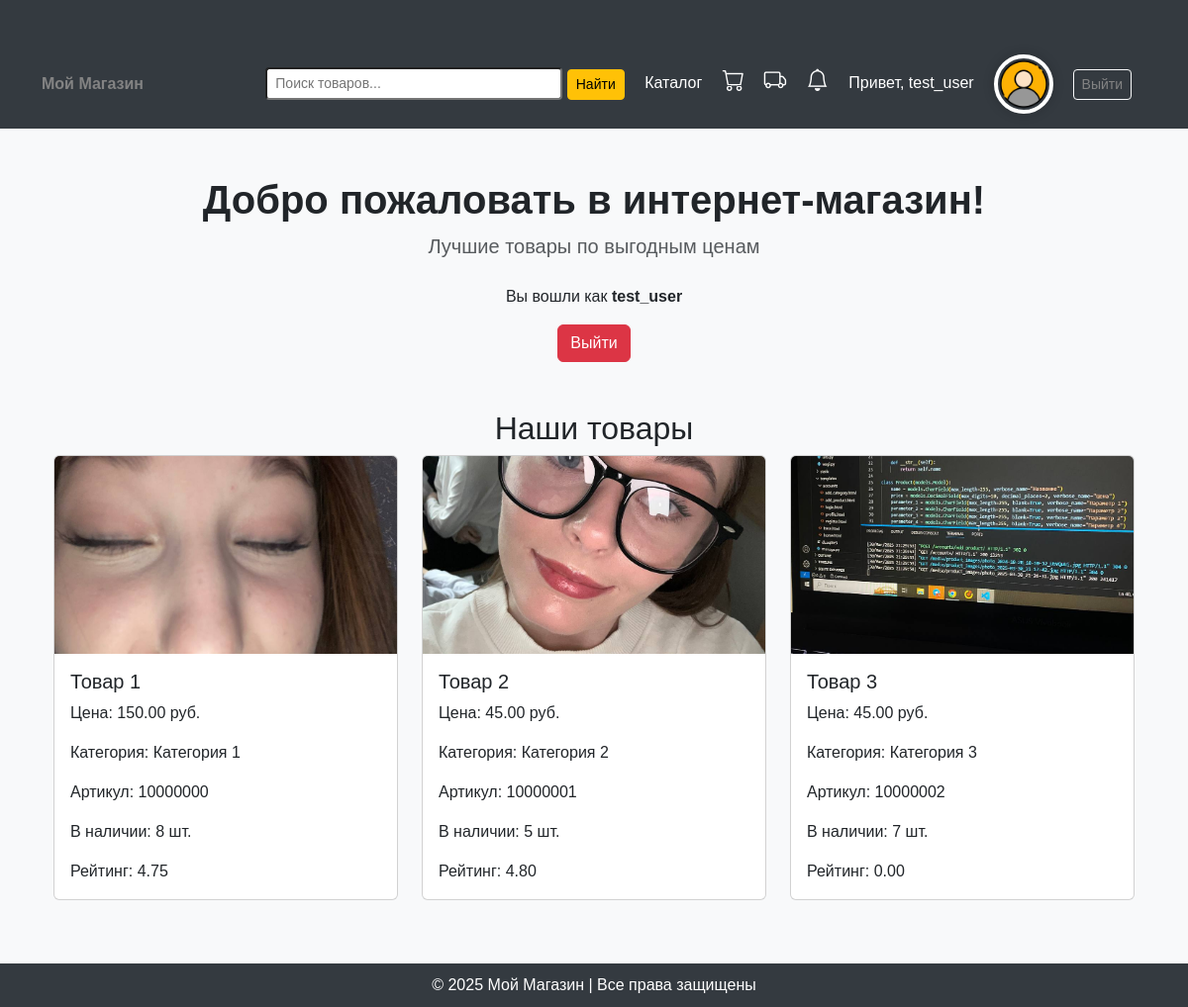
The page / (signed in) on the database as committed earlier.
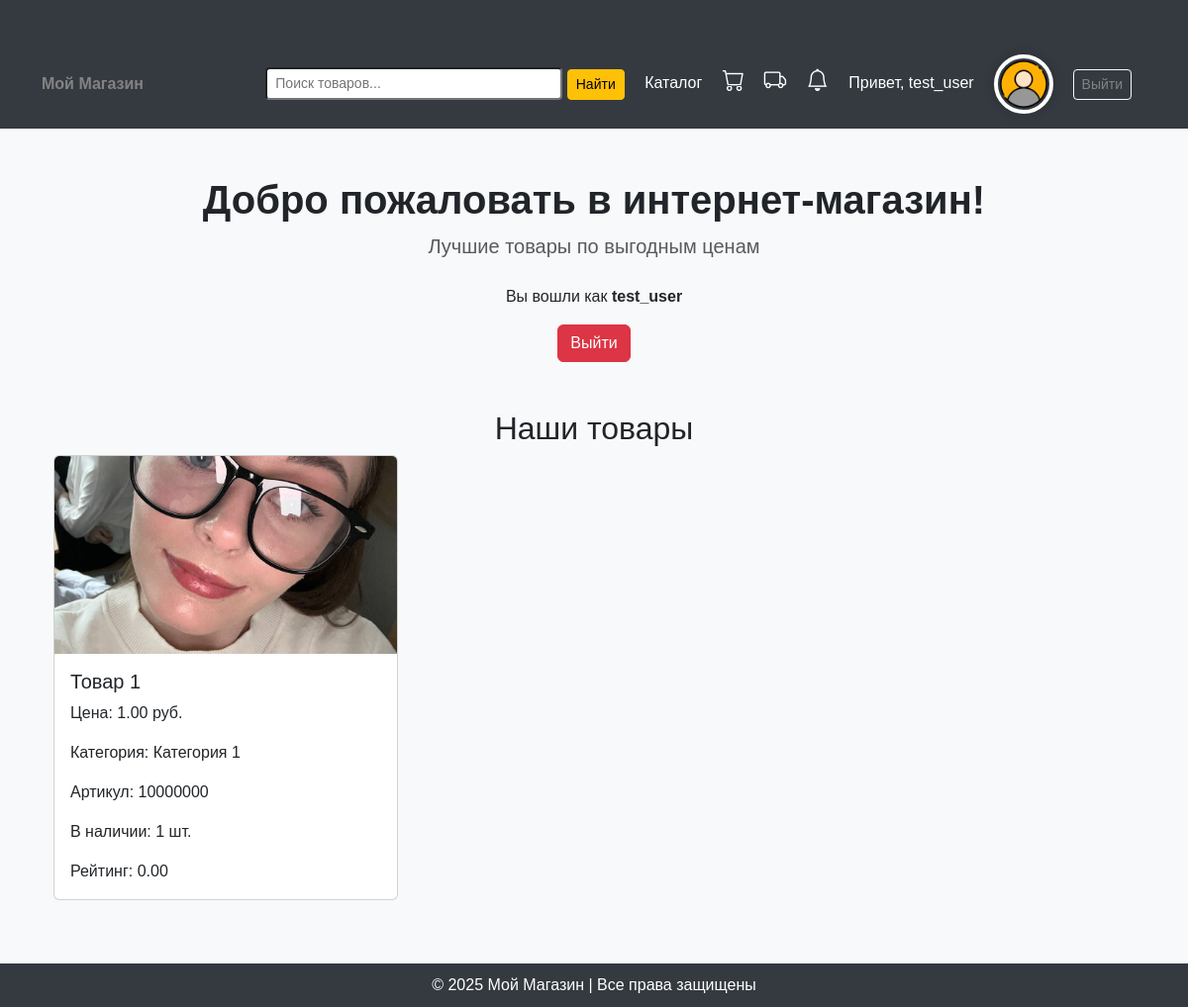
The same page on the database as committed later.
### accounts/models.py (models this page shows, shortened)
class Product(models.Model):
    name = models.CharField(max_length=255, verbose_name="Название")
    price = models.DecimalField(max_digits=10, decimal_places=2, verbose_name="Цена")
    parameter_1 = models.CharField(max_length=255, blank=True, verbose_name="Параметр 1")
    parameter_2 = models.CharField(max_length=255, blank=True, verbose_name="Параметр 2")
    parameter_3 = models.CharField(max_length=255, blank=True, verbose_name="Параметр 3")
    parameter_4 = models.CharField(max_length=255, blank=True, verbose_name="Параметр 4")
    parameter_5 = models.CharField(max_length=255, blank=True, verbose_name="Параметр 5")
    category = models.ForeignKey(Category, on_delete=models.CASCADE, verbose_name="Категория")
    subcategory = models.ForeignKey(Subcategory, on_delete=models.SET_NULL, blank=True, null=True, verbose_name="Подкатегория")  # <-- Добавили
    sku = models.CharField(max_length=50, unique=True, verbose_name="Артикул", blank=True)
    image = models.ImageField(upload_to="product_images/", blank=True, null=True, verbose_name="Изображение")
    description = models.TextField(blank=True, null=True, verbose_name="Описание")
    stock_quantity = models.PositiveIntegerField(default=0, verbose_name="Количество в наличии")
    average_rating = models.DecimalField(max_digits=3, decimal_places=2, default=0.00)

class Category(models.Model):
    name = models.CharField(max_length=255, unique=True, verbose_name="Название категории")

### accounts/views.py (the view)
# urls.py: path('', views.home, name='home'),
def home(request):
    products = Product.objects.all()
    return render(request, 'home.html', {'products': products})

### accounts/context_processors.py (called while the page is built)
def notification_counter(request):
    if request.user.is_authenticated:
        count = Notification.objects.filter(user=request.user, is_read=False).count()
        return {'unread_notifications_count': count}
    return {}

### templates/home.html
{% extends "base.html" %}
{% block content %}
<div class="text-center mt-5">
    <h1 class="fw-bold">Добро пожаловать в интернет-магазин!</h1>
    <p class="lead text-muted">Лучшие товары по выгодным ценам</p>
    {% if user.is_authenticated %}
    <p class="mt-4">Вы вошли как <strong>{{ user.username }}</strong></p>
    {% if user.is_superuser %}
    <div class="d-flex flex-column align-items-center mt-3 gap-2">
        <a href="{% url 'add_product' %}" class="btn btn-success">Добавить товар</a>
        <a href="{% url 'add_category' %}" class="btn btn-success">Добавить категорию</a>
        <a href="{% url 'users_list' %}" class="btn btn-success">Активность пользователей</a>
        <a href="{% url 'add_pickup_point' %}" class="btn btn-success">Добавить ПВЗ</a>
        <a href="{% url 'view_orders' %}" class="btn btn-success">Просмотр заказов</a>
        <a href="{% url 'user_info' %}" class="btn btn-success">Просмотр информации о пользователях</a>
    </div>
    {% else %}
    <a href="{% url 'logout' %}" class="btn btn-danger">Выйти</a>
    {% endif %}
    {% else %}
    <p class="mt-4">Вы не авторизованы.</p>
    <a href="{% url 'login' %}" class="btn btn-primary me-2">Войти</a>
    <a href="{% url 'register' %}" class="btn btn-outline-secondary">Регистрация</a>
    {% endif %}
</div>
<div class="container mt-5">
    <h2 class="text-center">Наши товары</h2>
    <div class="row">
        {% for product in products %}
        {% include 'includes/product_card.html' %}
        {% empty %}
        <p class="text-center">Товары не найдены.</p>
        {% endfor %}
    </div>
</div>
{% endblock %}

### templates/includes/product_card.html (shortened to what this page needs)
<div class="col-md-4 mb-4">
    <a href="{% url 'product_detail' product.id %}" class="text-decoration-none text-dark">
        <div class="card">
            {% if product.image %}
            <img src="{{ product.image.url }}" class="card-img-top" alt="{{ product.name }}"
                 style="object-fit: cover; height: 200px;">
            {% else %}
            <img src="https://via.placeholder.com/300x200" class="card-img-top" alt="No Image Available"
                 style="object-fit: cover; height: 200px;">
            {% endif %}
            <div class="card-body">
                <h5 class="card-title">{{ product.name }}</h5>
                <p class="card-text">Цена: {{ product.price }} руб.</p>
                <p class="card-text">Категория: {{ product.category.name }}</p>
                <p class="card-text">Артикул: {{ product.sku }}</p>
                <p class="card-text">В наличии: {{ product.stock_quantity }} шт.</p>
                <div class="mt-2">
                    <span>Рейтинг: {{ product.average_rating|floatformat:2 }}</span>
                </div>
            </div>
        </div>
    </a>
</div>

Rows that differ between the two databases and show on the page:
removed Product: image (picture), name "Товар 2", price "45.00", category.name "Категория 2", sku "10000001", stock_quantity "5", average_rating "4.80"
removed Product: image (picture), name "Товар 3", price "45.00", category.name "Категория 3", sku "10000002", stock_quantity "7", average_rating "0.00"
changed Product "Товар 1": image: a different picture; price "150.00" → "1.00"; stock_quantity "8" → "1"; average_rating "4.75" → "0.00"
